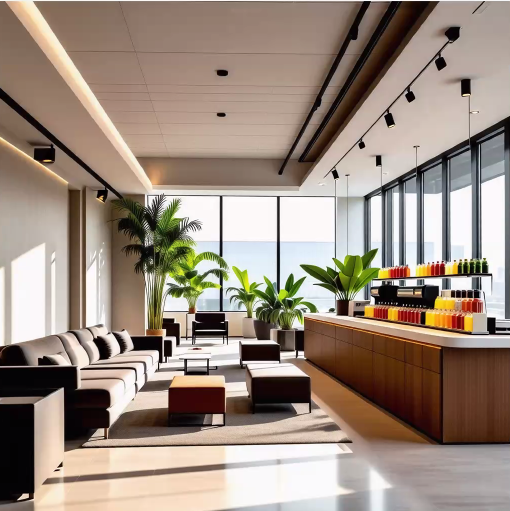
#> input picture python_AI/day_3/img/image1.png, 510 x 511 px, found by its file name
$ python 4.py
#> lines starting #> are read from the running program, lines starting #| are printed output that depends on the picture
import cv2

img = cv2.imread('./python_AI/day_3/img/image1.png', cv2.IMREAD_COLOR)
#> img is the input picture: shape (511, 510, 3); mean B, G, R 127.5, 140.1, 155.8

gray_sketch, color_sketch = cv2.pencilSketch(img, sigma_s=60, sigma_r=0.07, shade_factor=0.0)
#> gray_sketch: shape (511, 510); every value is 0
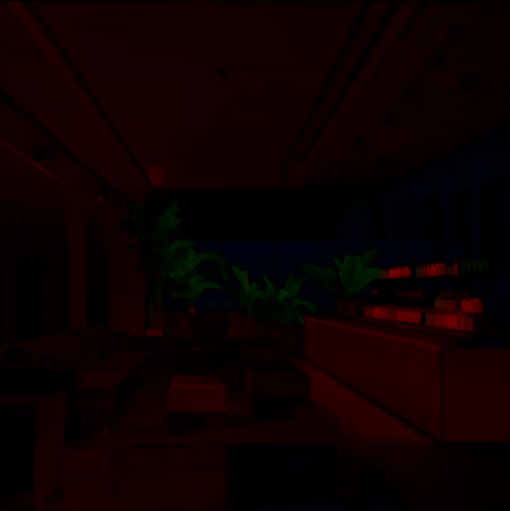
#> color_sketch: shape (511, 510, 3); mean B, G, R 0.8, 0.6, 13.1

cv2.imshow('Original', img)
#cv2.imshow('Pencil Sketch (Gray)', gray_sketch)
cv2.imshow('Pencil Sketch (Color)', color_sketch)

#cv2.imwrite('./python_AI/day_3/img/img2_pencil_gray.jpg', gray_sketch)
#cv2.imwrite('./python_AI/day_3/img/img2_pencil_color.jpg', color_sketch)

cv2.waitKey(0)
cv2.destroyAllWindows()
